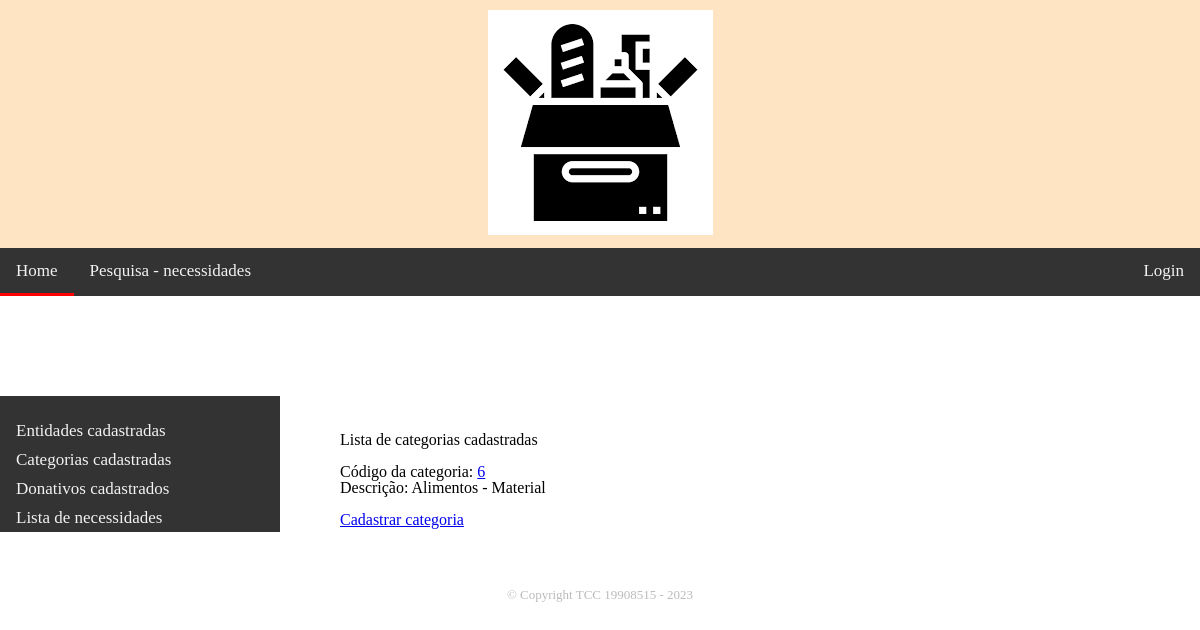
/appdoacoes/categorias/, run on an earlier commit of the app's database.
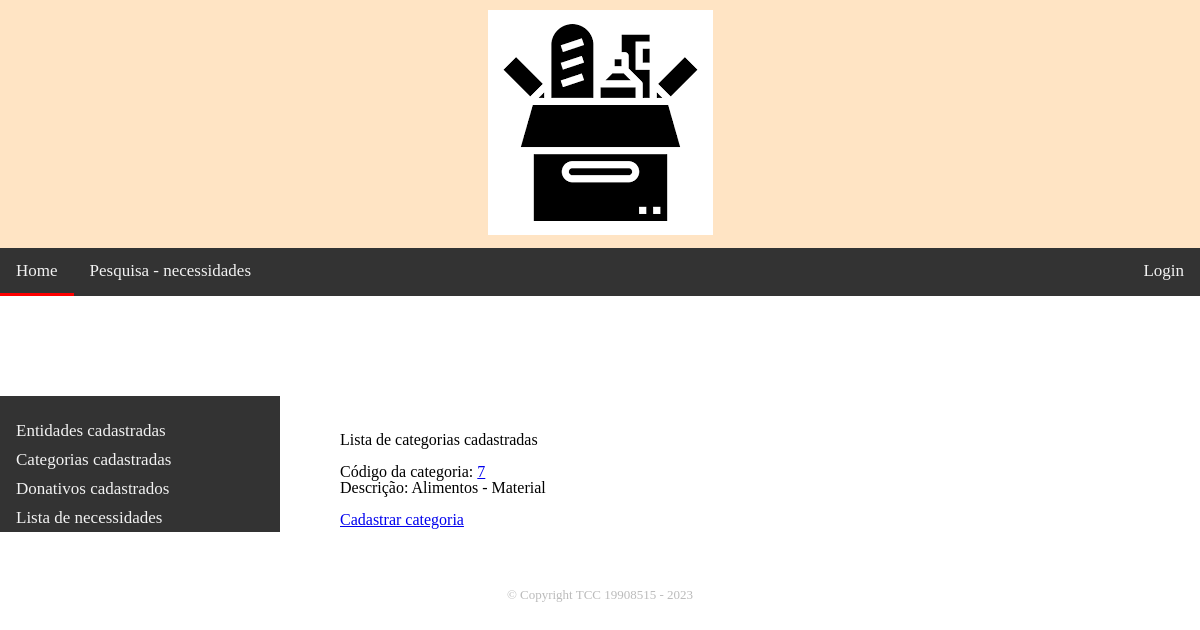
And on a later commit of the database.
### appdoacoes/models.py (models this page shows, shortened)
class Categoria(models.Model):
    codigo_categoria = models.AutoField(primary_key=True)
    MATERIAL = 'Material'
    SERVICO = 'Serviço'
    CATEGORIA_CHOICES = [
        (MATERIAL, 'Material'),
        (SERVICO, 'Serviço'),
    ]
    tipo = models.CharField(max_length=8, choices=CATEGORIA_CHOICES)
    descricao = models.CharField(max_length=100, unique=True)
    class Meta:
        permissions = [('pode_criar_atualizar_categoria','Cria/Atualiza categoria'),('pode_deletar_categoria','Deleta categoria')]
    def get_absolute_url(self):
        return reverse("categoria-detail", args=[self.codigo_categoria])

### appdoacoes/views.py (the view)
# urls.py: path('categorias/', views.CategoriaListView.as_view(),name='categoria-list'),
class CategoriaListView(generic.ListView):
    model = Categoria

### appdoacoes/templates/appdoacoes/categoria_list.html
{% extends "base_generica.html" %}
{% block content %}
    <h1>Lista de categorias cadastradas</h1>
    <br>
    <ul>
    {% for categoria in categoria_list %}
        <li>
            Código da categoria: <a href=" {{ categoria.get_absolute_url }}">{{ categoria.codigo_categoria }} </a> <br>
            Descrição: {{ categoria.descricao }} - {{ categoria.tipo }}
        </li>
        <br>
    {% endfor %}
    </ul>
    <p><a href="{% url 'categoria-create' %}">Cadastrar categoria</a></p>
{% endblock %}

What changed in the data, as far as the page shows it:
removed Categoria: codigo_categoria "6", descricao "Alimentos", tipo "Material"
added Categoria: codigo_categoria "7", descricao "Alimentos", tipo "Material"
